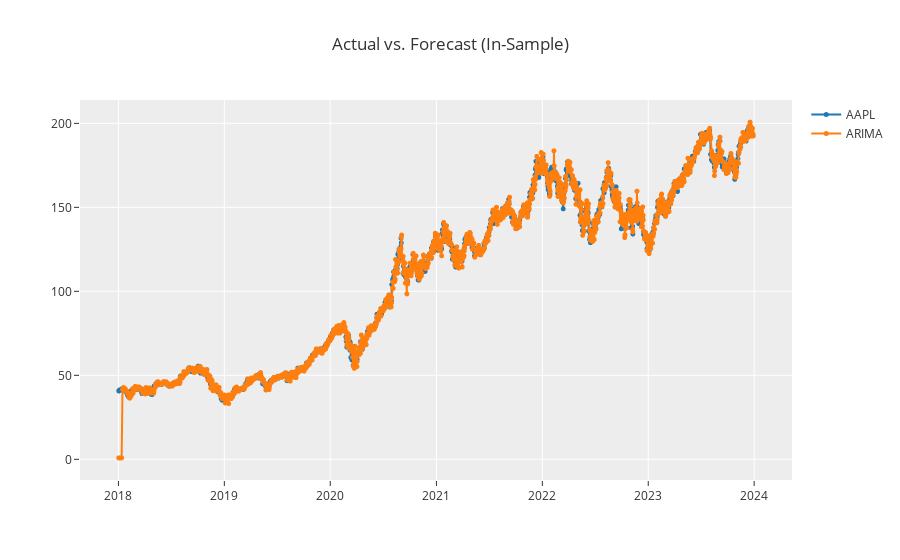

Source (notebook cell):
### Code cell
exp.plot_model(final_model  , plot='insample')

### Figure 1 — Plotly figure (JSON) as saved in the notebook; plotly's stock layout.template omitted (floating-point values rounded to 4 significant figures; data arrays with more than 128 entries replaced by an {"elided": "..."} marker saying what was removed)
{"data": [{"line": {"color": "rgb(31, 119, 180)", "width": 2}, "marker": {"color": "rgb(31, 119, 180)", "size": 5}, "mode": "lines+markers", "name": "AAPL", "type": "scattergl", "x": {"elided": "1564 str values"}, "xaxis": "x", "y": {"elided": "1564 float values"}, "yaxis": "y"}, {"line": {"color": "rgb(255, 127, 14)", "width": 2}, "marker": {"color": "rgb(255, 127, 14)", "size": 5}, "mode": "lines+markers", "name": "ARIMA", "type": "scattergl", "x": {"elided": "1564 str values"}, "xaxis": "x", "y": {"elided": "1564 float values"}, "yaxis": "y"}], "layout": {"showlegend": true, "title": {"text": "Actual vs. Forecast (In-Sample)"}, "xaxis": {"anchor": "y", "domain": [0, 1]}, "yaxis": {"anchor": "x", "domain": [0, 1]}}}
